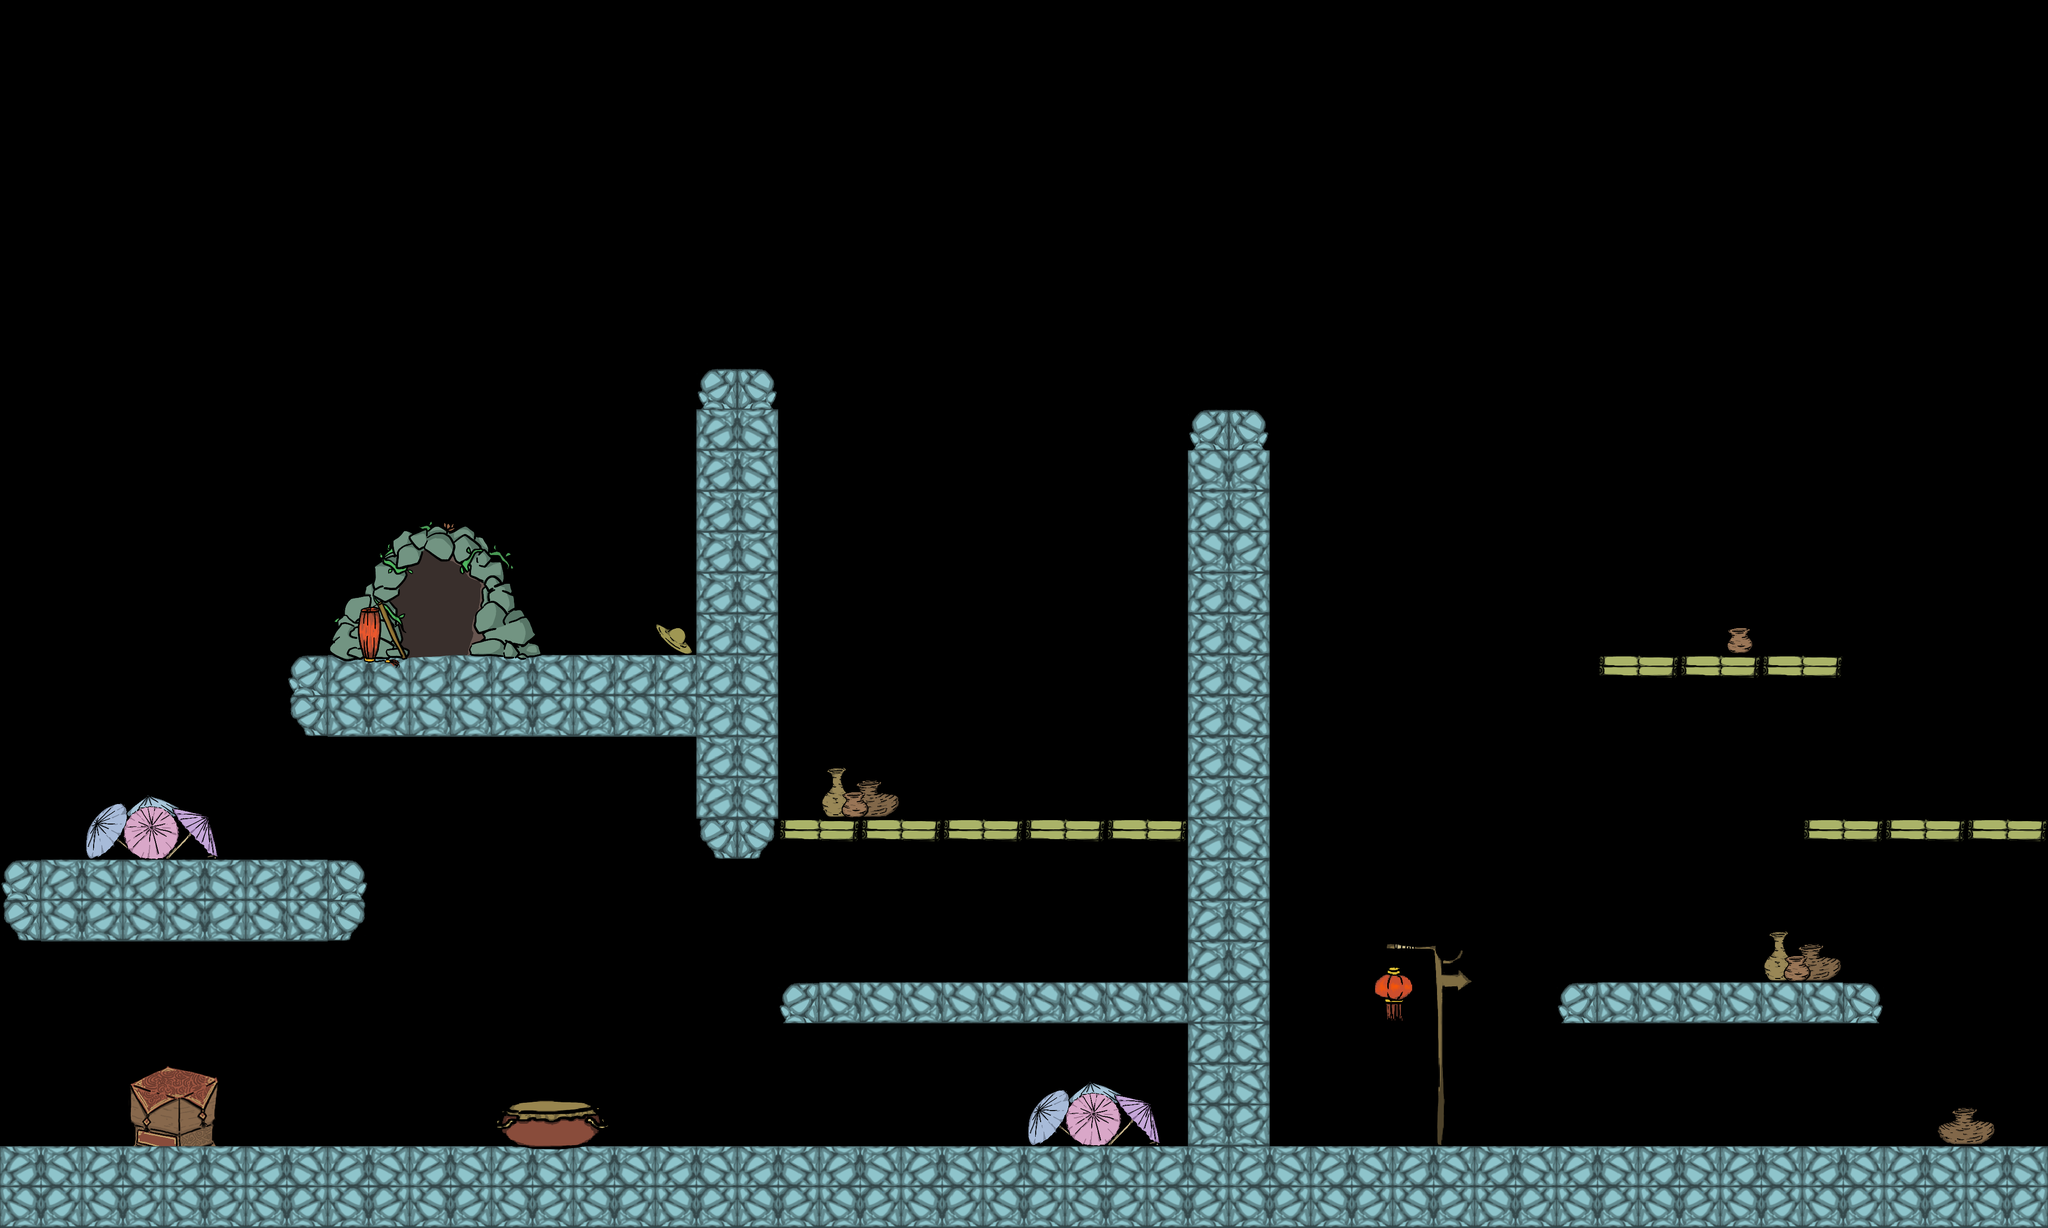

Rendered tile map (Tiled .tmx) drawn with the repository's tilesets; below, a short description and the map source with its tile grids summarised:
An orthogonal 50x30 tile map with 84x84 px tiles, 3 tile layers (table, wall, goods) and 22 objects.

<map version="1.2" tiledversion="1.2.5" orientation="orthogonal" renderorder="right-down" width="50" height="30" tilewidth="84" tileheight="84" infinite="0" nextlayerid="22" nextobjectid="69">
 <tileset firstgid="1" name="gameMap" tilewidth="84" tileheight="84" tilecount="276" columns="23">
  <image source="gameMap.png" width="1932" height="1010" />
 </tileset>
 <layer id="19" name="table" width="50" height="30">
  <data>[1500 cells, 9 non-empty, 9 distinct tile ids]</data>
 </layer>
 <layer id="20" name="wall" width="50" height="30">
  <data>[1500 cells, 238 non-empty, 10 distinct tile ids]</data>
 </layer>
 <layer id="21" name="goods" width="50" height="30">
  <data>[1500 cells, 79 non-empty, 67 distinct tile ids]</data>
 </layer>
 <objectgroup id="5" name="sp wtable">
  <object id="47" x="255.874" y="2183.18" width="160.953" height="165.08" />
 </objectgroup>
 <objectgroup id="6" name="sp stable" />
 <objectgroup id="8" name="sp seesaw">
  <object id="45" gid="31" x="2690.08" y="1102.64" width="748.448" height="84" />
 </objectgroup>
 <objectgroup id="9" name="sp wall">
  <object id="48" x="4.127" y="2348.27" width="4188.91" height="288.89" />
  <object id="49" x="4197.16" y="-61.9051" width="152.699" height="2711.44" />
  <object id="50" x="-61.9051" y="-152.699" width="4320.97" height="156.826" />
  <object id="51" x="-140.318" y="-160.953" width="140.318" height="2793.98" />
  <object id="52" x="588" y="1347.87" width="846.036" height="160.953" />
  <object id="53" x="1432.07" y="755.242" width="152.699" height="1006.99" />
  <object id="54" x="2439.06" y="854.29" width="156.826" height="1502.23" />
  <object id="55" x="4.127" y="1766.36" width="746.988" height="156.826" />
  <object id="56" x="1601.28" y="2013.98" width="837.782" height="82.5401" />
  <object id="57" x="3186.05" y="2013.98" width="668.575" height="74.2861" />
 </objectgroup>
 <objectgroup id="10" name="sp platform">
  <object id="58" x="1588.9" y="1675.56" width="850.163" height="78.4131" />
  <object id="59" x="3276.84" y="1349.53" width="503.494" height="70.1591" />
  <object id="60" x="3685.41" y="1687.94" width="499.367" height="66.0321" />
 </objectgroup>
 <objectgroup id="11" name="sp trampoline">
  <object id="61" x="1006.99" y="2261.6" width="247.62" height="86.6671" />
 </objectgroup>
 <objectgroup id="12" name="sp monster">
  <properties>
   <property name="name" value="" />
  </properties>
  <object id="62" x="3479.06" y="1861.28">
   <properties>
    <property name="name" value="bottle" />
   </properties>
   <point />
  </object>
  <object id="64" x="3512.08" y="1200.96">
   <properties>
    <property name="name" value="bird" />
   </properties>
   <point />
  </object>
  <object id="65" x="2063.5" y="1873.66">
   <properties>
    <property name="name" value="dinosaur" />
   </properties>
   <point />
  </object>
  <object id="66" x="371.43" y="1617.79">
   <properties>
    <property name="name" value="mushroom" />
   </properties>
   <point />
  </object>
 </objectgroup>
 <objectgroup id="13" name="sp door">
  <object id="67" x="753.08" y="1092" width="247.62" height="255.874" />
 </objectgroup>
 <objectgroup id="14" name="sp boy">
  <object id="68" x="2851.76" y="2212.07">
   <point />
  </object>
 </objectgroup>
</map>